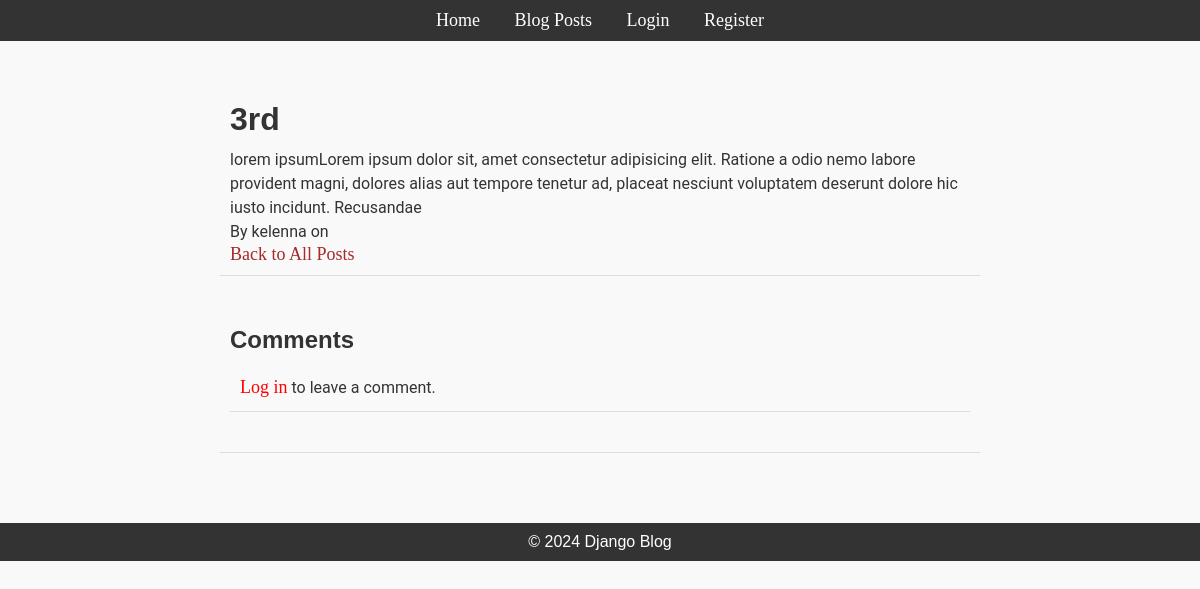
The app's page /post/4/ with its own data.
### blog/models.py (models this page shows, shortened)
class Post(models.Model):
    title = models.CharField(max_length=100)
    content = models.TextField()
    published_date = models.DateTimeField(auto_now_add=True)
    author = models.ForeignKey(User, on_delete=models.CASCADE)
    tags = TaggableManager()

### blog/views.py (the view)
# urls.py: path("post/<int:pk>/", PostDetailView.as_view(), name="post_detail"),
class PostDetailView(DetailView):
    model = Post
    template_name = "blog/post_detail.html"  # Template for post detail

### blog/templates/blog/post_detail.html (shortened to what this page needs)
{% extends "blog/base.html" %}
{% block content %}
<div class="container">
    <div class=" post">
        <h1>{{ post.title }}</h1>
        <p>{{ post.content }}</p>
        <p>By {{ post.author }} on {{ post.created_at }}</p>
        <a href="{% url 'posts' %}" class="">Back to All Posts</a>
    </div>
    <div class=" post">
        <h2>Comments</h2>
        {% if user.is_authenticated %}
        <h3>Add a Comment</h3>
            <form method="POST" action="{% url 'add_comment' post.id %}">
                {% csrf_token %}
                {{ form.as_p }}
                <button type="submit" class="btn">Post Comment</button>
            </form>
        {% else %}
            <div class="post">
                <p><a href="{% url 'login' %}" style="color:red;">Log in</a> to leave a comment.</p>
            </div>
        {% endif %}
    </div>
</div>
{% endblock %}

### blog/static/blog/css/styles.css (style rules this page uses)
* { margin: 0; padding: 0; box-sizing: border-box; }
body { font-family: Arial, sans-serif; background-color: #f9f9f9; color: #333; }
.container { max-width: 800px; margin: 0 auto; padding: 20px; box-sizing: border-box; height: 100%; }
.post { margin-bottom: 30px; padding: 10px; border-bottom: 1px solid #ddd; }
.post h1, .post h2 { margin: 10px 0; font-family: Arial, sans-serif; }
.post p, .post ul { font-size: 16px; line-height: 1.5; font-family: 'Roboto', sans-serif; }
a { text-decoration: none; font-family: Georgia, 'Times New Roman', Times, serif; font-size: 18px; color: brown; }

### records on screen
Post: title "3rd", content "lorem ipsumLorem ipsum dolor sit, amet consectetur adipisicing elit. Ratione a odio nemo labore provident magni, dolores alias aut tempore tenetur ad, placeat nesciunt voluptatem deserunt dolore hic iusto incidunt. Recusandae", author "kelenna"
